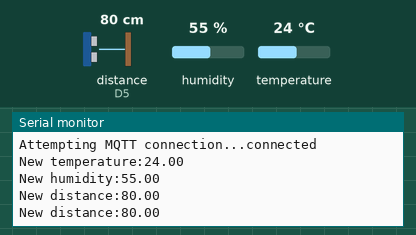
A sketch run on a simulated ESP8266 (NodeMCU). Parts: the last lines printed to the serial monitor. The inputs (shaded band) are chosen by the test bench; at power-on: distance to the obstacle (sensor on D5) 80 cm, humidity 55 %, temperature 24 °C. The echo pulse lasts 58.3 µs per cm; WiFi joins after 1.5 s; servers stay silent unless stated; no MQTT or app messages arrive unless stated.

Above: at 2.7 s.
2.8 s: distance to the obstacle (sensor on D5) set to 2 cm
At 4.1 s:
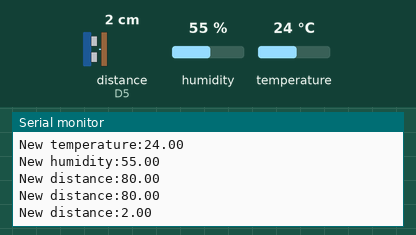
4.3 s: humidity set to 22 %
At 5.4 s:
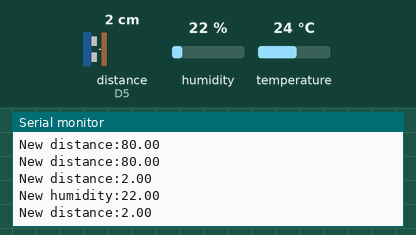
5.8 s: temperature set to 12 °C
At 7.1 s:
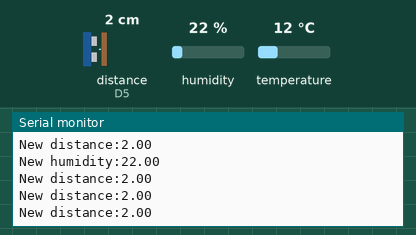
7.3 s: distance to the obstacle (sensor on D5) set to 4 cm
At 8.4 s:
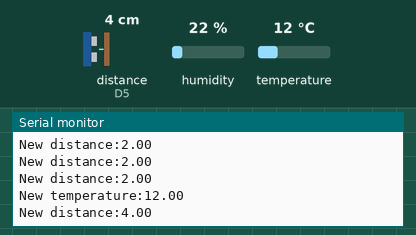
8.8 s: humidity set to 40 %
At 10.4 s:
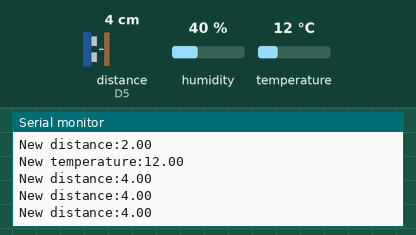
Timing chart, 0 to 11.3 s (numbered marks = the images above; inputs shaded):
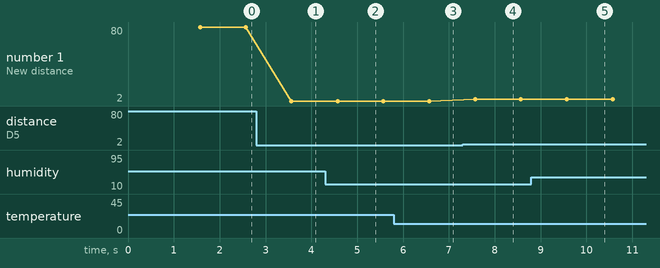

The sketch:

RainWellSensor.ino
```cpp
//
// Distance sensor, DHT humidity and temperature with MQTT reporting
// Jeroen Schaeken
// Used Sources:
// https://github.com/adafruit/DHT-sensor-library/blob/master/examples/DHTtester/DHTtester.ino
// https://www.home-assistant.io/blog/2015/10/11/measure-temperature-with-esp8266-and-report-to-mqtt/

#include "DHT.h"
#include <HCSR04.h>
#include <ESP8266WiFi.h>
#include <Wire.h>
#include <PubSubClient.h>

#define wifi_ssid "OpenWrt"
#define wifi_password ""

#define mqtt_server "192.168.1.30"
#define mqtt_user "your_username"
#define mqtt_password "your_password"

#define humidity_topic "sensor/waterput/humidity"
#define temperature_topic "sensor/waterput/temperature"
#define distance_topic "sensor/waterput/distance"

#define DHTPIN D3
HCSR04 hc(D6,D5);//initialisation class HCSR04 (trig pin , echo pin)

// Uncomment whatever type you're using!
//#define DHTTYPE DHT11   // DHT 11
#define DHTTYPE DHT22   // DHT 22  (AM2302)
//#define DHTTYPE DHT21   // DHT 21 (AM2301)

DHT dht(DHTPIN, DHTTYPE);

WiFiClient espClient;
PubSubClient client(espClient);

void setup() {
  Serial.begin(115200);
  Serial.println("Setup rain well sensors");
  setup_wifi();
  client.setServer(mqtt_server, 1883);
  dht.begin();
}

void setup_wifi() {
  delay(10);
  // We start by connecting to a WiFi network
  Serial.println();
  Serial.print("Connecting to ");
  Serial.println(wifi_ssid);

  WiFi.begin(wifi_ssid, wifi_password);

  while (WiFi.status() != WL_CONNECTED) {
    delay(500);
    Serial.print(".");
  }

  Serial.println("");
  Serial.println("WiFi connected");
  Serial.println("IP address: ");
  Serial.println(WiFi.localIP());
}

void reconnect() {
  // Loop until we're reconnected
  while (!client.connected()) {
    Serial.print("Attempting MQTT connection...");
    // Attempt to connect
    if (client.connect("ESP8266Client")) {
    // If you want to use a username and password, change next line to
    //if (client.connect("ESP8266Client", mqtt_user, mqtt_password)) {
      Serial.println("connected");
    } else {
      Serial.print("failed, rc=");
      Serial.print(client.state());
      Serial.println(" try again in 5 seconds");
      // Wait 2 seconds before retrying
      delay(2000);
    }
  }
}

bool checkBound(float newValue, float prevValue, float maxDiff) {
  return !isnan(newValue) &&
         (newValue < prevValue - maxDiff || newValue > prevValue + maxDiff);
}

long lastMsg = 0;
float temp = 0.0;
float hum = 0.0;
float distance = 0.0;
float diff = 1.0;

void loop() {
  if (!client.connected()) {
    reconnect();
  }
  client.loop();

  long now = millis();
  if (now - lastMsg > 1000) {
    lastMsg = now;

    float newTemp = dht.readTemperature();
    float newHum = dht.readHumidity();
    float newDist = hc.dist();

    if (checkBound(newTemp, temp, diff)) {
      temp = newTemp;
      Serial.print("New temperature:");
      Serial.println(String(temp).c_str());
      client.publish(temperature_topic, String(temp).c_str(), true);
    }

    if (checkBound(newHum, hum, diff)) {
      hum = newHum;
      Serial.print("New humidity:");
      Serial.println(String(hum).c_str());
      client.publish(humidity_topic, String(hum).c_str(), true);
    }

    if (checkBound(newDist, hum, diff)) {
      distance = newDist;
      Serial.print("New distance:");
      Serial.println(String(distance).c_str());
      client.publish(distance_topic, String(distance).c_str(), true);
    }
  }
}
```

Measured:
- after the input at 2.8 s, the serial monitor: prints a new line after 0.77 s (image 1)
- after the input at 4.3 s, the serial monitor: prints a new line after 0.27 s (image 2)
- after the input at 7.3 s, the serial monitor: prints a new line after 0.28 s (image 4)
- plotted number 1: 80 → 2 after the input at 2.8 s, 2 → 4 after the input at 7.3 s
